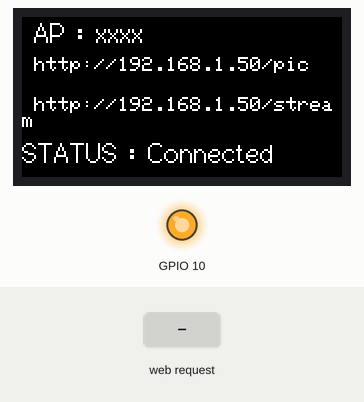
Bench run of a sketch on a simulated ESP32. Parts: 160×80 colour display, output pins drawn as LEDs (lit = HIGH). The inputs (shaded band) are chosen by the test bench. WiFi joins after 1.5 s; servers stay silent unless stated; what the sketch prints to the serial monitor is not drawn.

Above: at 3.0 s.
3.1 s: HTTP request GET /pic received
At 3.9 s:
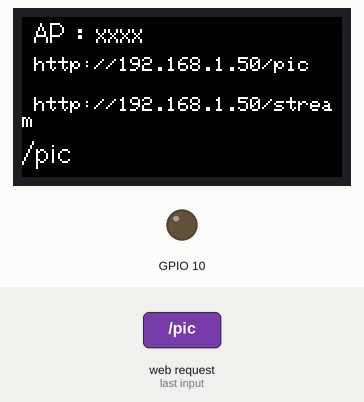
At 5.2 s:
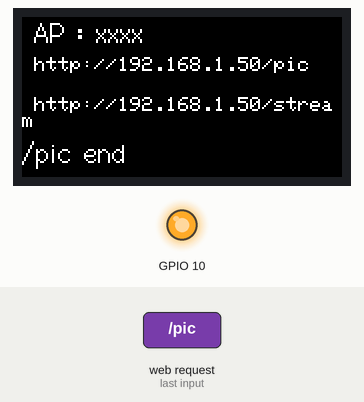
5.6 s: HTTP request GET /stream received
At 6.9 s:
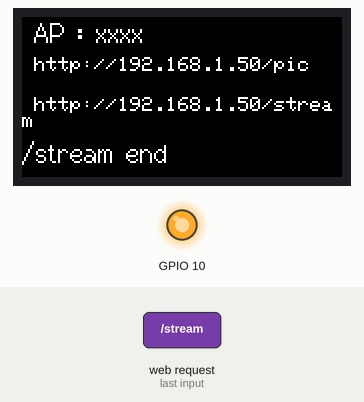
Timing chart, 0 to 8.6 s (numbered marks = the images above; inputs shaded):
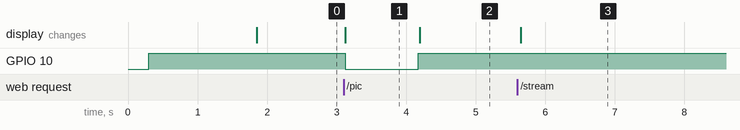

The sketch:

streaming.ino
```cpp
#include <WiFi.h>
#include <WiFiClient.h>
#include <WebServer.h>
#include <ESPmDNS.h>
#include <M5StickC.h>
#include "setting.h"

const char* ssid = SSID;
const char* password = PASS;
String msg[4];

WebServer server(80);
uint8_t *buff;
static const int RX_BUF_SIZE = 100000;

void disp(String s1, String s2, String s3, String s4) {
  if (s1 != "") {
    msg[0] = s1;
  }
  if (s2 != "") {
    msg[1] = s2;
  }
  if (s3 != "") {
    msg[2] = s3;
  }
  if (s4 != "") {
    msg[3] = s4;
  }
  M5.Lcd.fillScreen(TFT_BLACK);
  M5.Lcd.setTextFont(2);      // 16ピクセル
  M5.Lcd.setCursor(0, 0);     // x(右), y(下)
  M5.Lcd.print(msg[0]);

  M5.Lcd.setTextFont(1);      // 8ピクセル
  M5.Lcd.setCursor(0, 20);
  M5.Lcd.print(msg[1]);

  M5.Lcd.setCursor(0, 40);
  M5.Lcd.print(msg[2]);

  M5.Lcd.setTextFont(2);      // 16ピクセル
  M5.Lcd.setCursor(0, 60);     // x(右), y(下)
  M5.Lcd.print(msg[3]);
}

bool transfer(WiFiClient client) {
  Serial.println("transfer start");

  Serial2.write("get");
  delay(50);

  uint8_t buf[3];
  int len = Serial2.readBytes(buf, 3);
  if (len != 3) {
    Serial.println("transfer get length error");
    return false;
  }
  int pLen = (uint32_t)(buf[0] << 16) | (buf[1] << 8) | buf[2];
  Serial.print("transfer picture length : ");
  Serial.println(pLen);
  int tLen = pLen;
  while (1) {
    len = Serial2.readBytes(buff, tLen);
    if (len == 0) {
      Serial.print("transfer get picture error ");
      Serial.print(len);
      Serial.print("-");
      Serial.println(tLen);
      return false;
    } else if (len != tLen) {
      Serial.print("transfer get picture retry ");
      Serial.print(len);
      Serial.print("-");
      Serial.println(tLen);
      tLen -= len;
    } else {
      break;
    }
    if (!client.connected()) {
      break;
    }
    delay(10);
  }

  len = Serial2.readBytes(buf, 3);
  if (len != 3) {
    Serial.println("transfer get footer error");
    return false;
  }
  client.write(buff, pLen);
  //
  Serial.println("transfer end");
  return true;
}

void sendPic() {
  disp("", "", "", "/pic");
  digitalWrite(GPIO_NUM_10, LOW);
  WiFiClient client = server.client();
  Serial.println("sendPic start");

  transfer(client);

  Serial.println("sendPic end");
  digitalWrite(GPIO_NUM_10, HIGH);
  disp("", "", "", "/pic end");
}

void streamPic() {
  long t = 0L;
  disp("", "", "", "/stream");
  digitalWrite(GPIO_NUM_10, LOW);
  Serial.println("streamPic start");
  WiFiClient client = server.client();
  String response = "HTTP/1.1 200 OK\r\n";
  response += "Content-Type: multipart/x-mixed-replace; boundary=frame\r\n\r\n";
  server.sendContent(response);

  while (1) {
    t = millis();
    if (!client.connected()) {
      break;
    }
    Serial.printf("delay 1:%ld\n", millis() - t);
    response = "--frame\r\n";
    response += "Content-Type: image/jpeg\r\n\r\n";
    t = millis();
    server.sendContent(response);
    Serial.printf("delay 2:%ld\n", millis() - t);

    if (!transfer(client)) {
      break;
    }

    t = millis();
    server.sendContent("\r\n");
    Serial.printf("delay 3:%ld\n", millis() - t);
    t = millis();
    if (!client.connected()) {
      break;
    }
    Serial.printf("delay 4:%ld\n", millis() - t);
  }
  Serial.println("streamPic end");
  digitalWrite(GPIO_NUM_10, HIGH);
  disp("", "", "", "/stream end");
}

void setup() {
  M5.begin();
//  M5.Axp.ScreenBreath(0);   // スクリーンの輝度を制御
  M5.begin();
  M5.Lcd.setRotation(1);

  Serial.begin(115200);
  Serial2.begin(115200, SERIAL_8N1, 32, 33);

  pinMode(GPIO_NUM_10, OUTPUT);
  digitalWrite(GPIO_NUM_10, HIGH);

  buff = (uint8_t *) malloc(sizeof(uint8_t) * RX_BUF_SIZE);

  disp(" AP : " +  String(ssid), "", "", "STATUS : Connecting...");
  WiFi.mode(WIFI_STA);
  WiFi.begin(ssid, password);
  Serial.println("");

  // Wait for connection
  while (WiFi.status() != WL_CONNECTED) {
    delay(500);
    Serial.print(".");
  }
  Serial.println("");
  Serial.print("Connected to ");
  Serial.println(ssid);
  Serial.print("IP address: ");
  Serial.println(WiFi.localIP());

  Serial.print("  http://");
  Serial.print(WiFi.localIP());
  Serial.println("/pic");
  Serial.print("  http://");
  Serial.print(WiFi.localIP());
  Serial.println("/stream");
  disp("", " http://" + WiFi.localIP().toString() + "/pic", " http://" + WiFi.localIP().toString() + "/stream", "STATUS : Connected");

  if (MDNS.begin("esp32")) {
    Serial.println("MDNS responder started");
  }

  server.on("/", []() {
    server.send(200, "text/plain", "this works as well");
  });

  server.on("/pic", HTTP_GET, sendPic);
  server.on("/stream", HTTP_GET, streamPic);

  server.begin();
  Serial.println("HTTP server started");
}

void loop() {
  server.handleClient();
}
```

setting-sample.h
```cpp
#define SSID "xxxx"
#define PASS "xxxx"
```

Measured:
- after the input at 3.1 s, GPIO 10: HIGH → LOW at once, → HIGH 1.1 s later; the display: changes at once (image 1)
- after the input at 5.6 s, the display: changes after 0.05 s (image 3)
- what the display in image 1 shows lasts 1.1 s, from 3.1 s to 4.2 s
